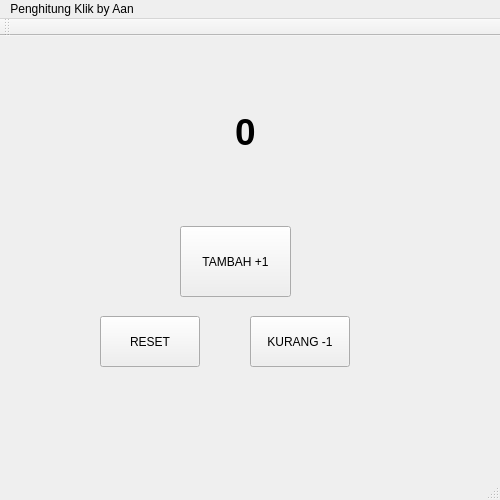
<?xml version="1.0" encoding="UTF-8"?>
<ui version="4.0">
 <class>MainWindow</class>
 <widget class="QMainWindow" name="MainWindow">
  <property name="enabled">
   <bool>true</bool>
  </property>
  <property name="geometry">
   <rect>
    <x>0</x>
    <y>0</y>
    <width>500</width>
    <height>500</height>
   </rect>
  </property>
  <property name="minimumSize">
   <size>
    <width>500</width>
    <height>500</height>
   </size>
  </property>
  <property name="maximumSize">
   <size>
    <width>500</width>
    <height>500</height>
   </size>
  </property>
  <property name="windowTitle">
   <string>Penghitung Klik by Aann</string>
  </property>
  <property name="styleSheet">
   <string notr="true"/>
  </property>
  <widget class="QWidget" name="centralWidget">
   <widget class="QPushButton" name="tombol">
    <property name="geometry">
     <rect>
      <x>180</x>
      <y>190</y>
      <width>111</width>
      <height>71</height>
     </rect>
    </property>
    <property name="cursor">
     <cursorShape>PointingHandCursor</cursorShape>
    </property>
    <property name="text">
     <string>TAMBAH +1</string>
    </property>
   </widget>
   <widget class="QLabel" name="label">
    <property name="geometry">
     <rect>
      <x>140</x>
      <y>60</y>
      <width>211</width>
      <height>71</height>
     </rect>
    </property>
    <property name="font">
     <font>
      <pointsize>28</pointsize>
      <weight>75</weight>
      <bold>true</bold>
     </font>
    </property>
    <property name="text">
     <string>0</string>
    </property>
    <property name="alignment">
     <set>Qt::AlignCenter</set>
    </property>
   </widget>
   <widget class="QPushButton" name="tombol_kurang">
    <property name="geometry">
     <rect>
      <x>250</x>
      <y>280</y>
      <width>100</width>
      <height>51</height>
     </rect>
    </property>
    <property name="cursor">
     <cursorShape>PointingHandCursor</cursorShape>
    </property>
    <property name="text">
     <string>KURANG -1</string>
    </property>
   </widget>
   <widget class="QPushButton" name="reset">
    <property name="geometry">
     <rect>
      <x>100</x>
      <y>280</y>
      <width>100</width>
      <height>51</height>
     </rect>
    </property>
    <property name="cursor">
     <cursorShape>PointingHandCursor</cursorShape>
    </property>
    <property name="text">
     <string>RESET</string>
    </property>
   </widget>
  </widget>
  <widget class="QMenuBar" name="menuBar">
   <property name="geometry">
    <rect>
     <x>0</x>
     <y>0</y>
     <width>500</width>
     <height>22</height>
    </rect>
   </property>
   <widget class="QMenu" name="menuPenghitung_Klik_by_Aan">
    <property name="title">
     <string>Penghitung Klik by Aan</string>
    </property>
   </widget>
   <addaction name="menuPenghitung_Klik_by_Aan"/>
  </widget>
  <widget class="QToolBar" name="mainToolBar">
   <attribute name="toolBarArea">
    <enum>TopToolBarArea</enum>
   </attribute>
   <attribute name="toolBarBreak">
    <bool>false</bool>
   </attribute>
  </widget>
  <widget class="QStatusBar" name="statusBar"/>
 </widget>
 <layoutdefault spacing="6" margin="11"/>
 <resources/>
 <connections/>
</ui>
